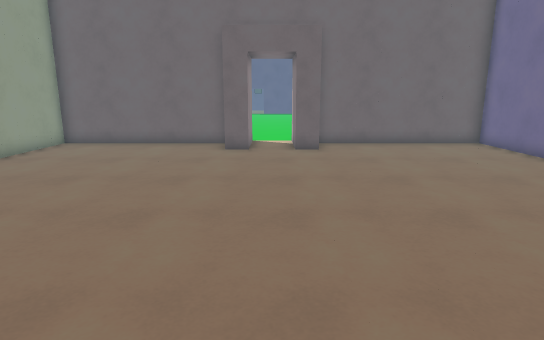
[1] (above)

18 first-person views from a walk through a Godot game level. The camera is 1.5 m above the floor, tilts 12° down and sees 75° across. The floor is counted in squares, 0.65 m on a side. Each view is taken from the middle of a square. On the plan, view 1 faces up. The plan holds only what a view shows up to about 20 squares ahead; the rest is blank. The place goes on beyond the plan. Door leaves are left out where a doorway can be walked through.

[2]
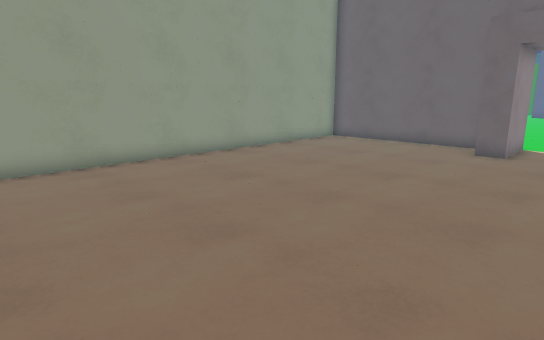

[3]
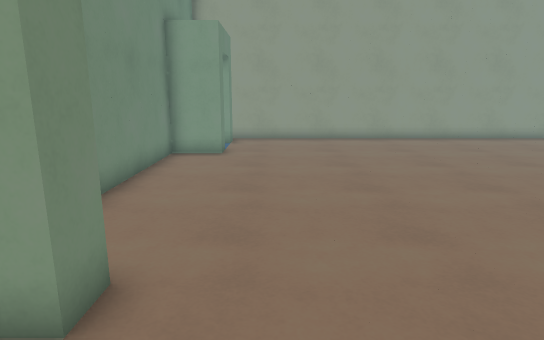

[4]
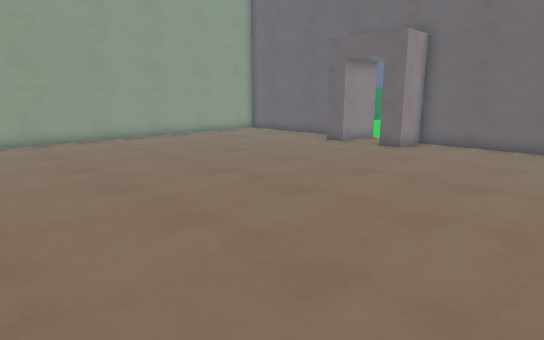

[5]
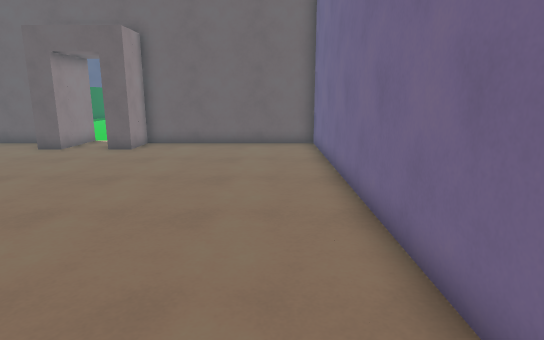

[6]
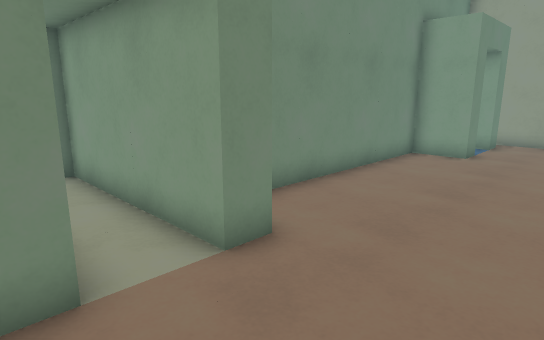

[7]
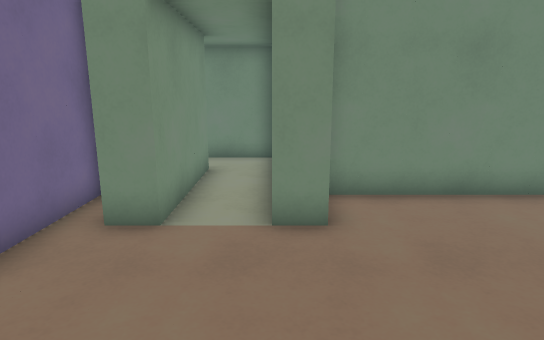

[8]
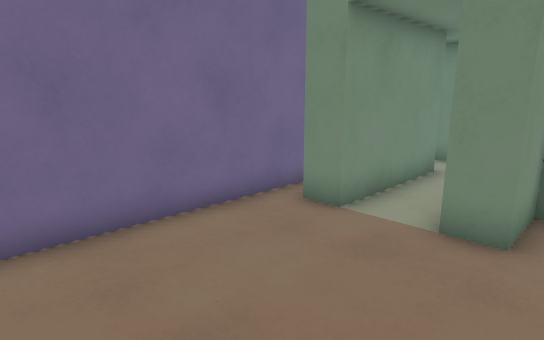

[9]
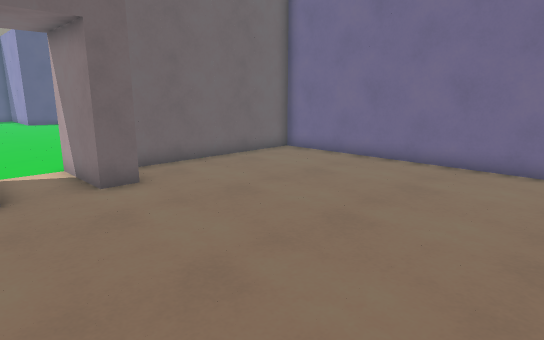

[10]
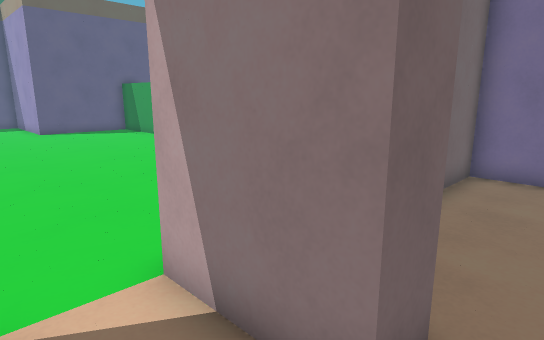

[11]
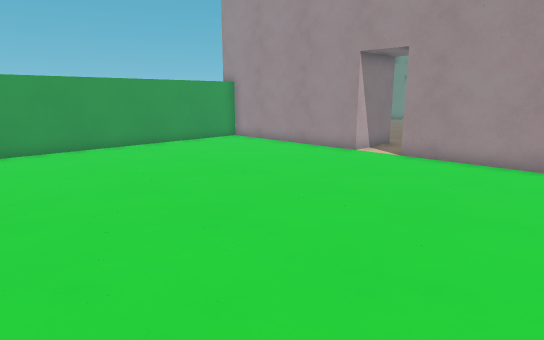

[12]
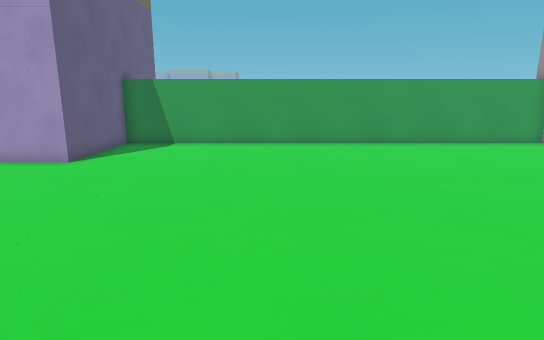

[13]
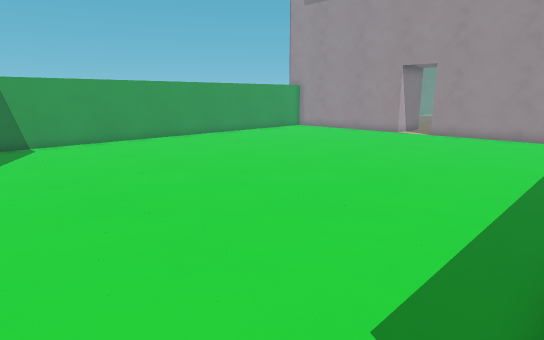

[14]
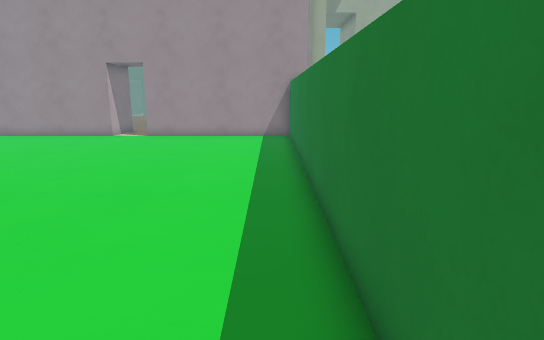

[15]
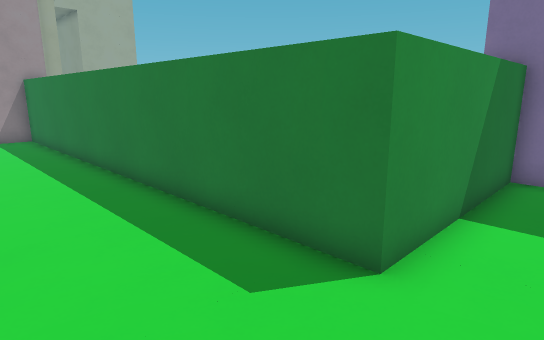

[16]
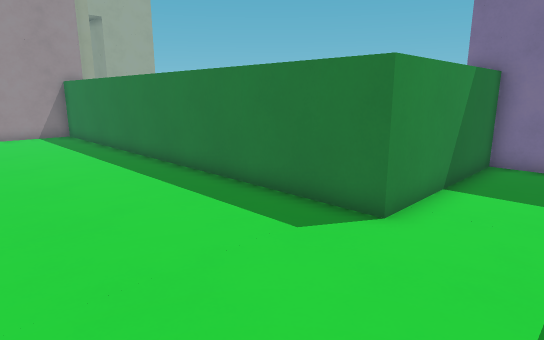

[17]
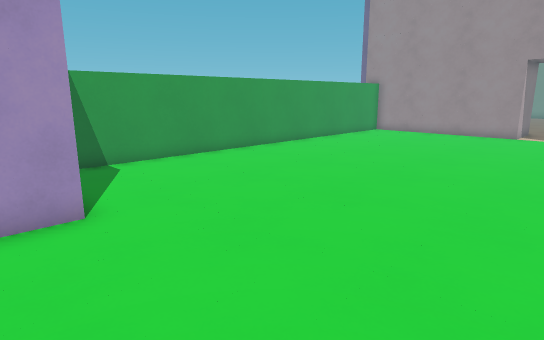

[18]
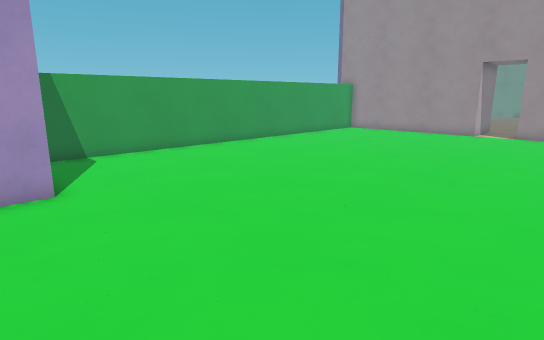

### Floor plan
Points are (right, up) in squares from view 1. A wall is a line through its corners. A room is listed if a view was taken in it or the views show most of it. See-through windows are left out.
Room 1 (views 1, 2, 3, 4, 5, 6, 7, 8, 9, 10)
walls: (-6.1, -1) (-5, -1) (-5, -3) (5, -3) (5, -1) (6, -1); (-2.2, 17) (-10, 17) (-10, -1.2); (-1, 18) (-1, 15) (-2, 15); (8, -1) (9, -1); (-9.1, -1) (-8, -1); (10, -3) (10, 17) (2, 17) (2, 15) (1, 15) (1, 18)
ways out: opening at (0, 18) to room 2; opening at (-7, -1); opening at (7, 0)
Room 2 (views 11, 12, 13, 14, 15, 16, 17, 18)
walls: (1, 18) (9, 18) (9, 38) (4, 38) (4, 40.4); (-14.5, 37) (-9, 37) (-9, 18) (-1, 18)
ways out: opening at (0, 18) to room 1

Where each view was taken, in squares from view 1:
view 1: 0 up, 0 right, facing up
view 2: 0 up, 2 right, facing up-left
view 3: 1 up, 9 right, facing left
view 4: 0 up, 9 right, facing up-left
view 5: 0 up, 8 right, facing up
view 6: 3 up, 9 right, facing down-left
view 7: 5 up, 6 right, facing down
view 8: 5 up, 4 right, facing down-right
view 9: 6 up, 2 left, facing up-right
view 10: 14 up, 1 left, facing up-right
view 11: 31 up, 7 left, facing down-right
view 12: 31 up, 8 left, facing right
view 13: 39 up, 9 left, facing down-right
view 14: 38 up, 8 left, facing down
view 15: 39 up, 5 left, facing down-left
view 16: 40 up, 3 left, facing down-left
view 17: 40 up, 3 left, facing down-right
view 18: 40 up, 5 left, facing down-right
